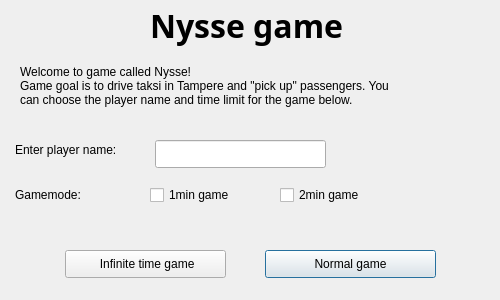
<?xml version="1.0" encoding="UTF-8"?>
<ui version="4.0">
 <class>DialogGameSettings</class>
 <widget class="QDialog" name="DialogGameSettings">
  <property name="geometry">
   <rect>
    <x>0</x>
    <y>0</y>
    <width>500</width>
    <height>300</height>
   </rect>
  </property>
  <property name="windowTitle">
   <string>Dialog</string>
  </property>
  <property name="layoutDirection">
   <enum>Qt::LeftToRight</enum>
  </property>
  <widget class="QPushButton" name="normalGameButton">
   <property name="geometry">
    <rect>
     <x>265</x>
     <y>250</y>
     <width>171</width>
     <height>28</height>
    </rect>
   </property>
   <property name="text">
    <string>Normal game</string>
   </property>
  </widget>
  <widget class="QPushButton" name="infiniteGameButton">
   <property name="geometry">
    <rect>
     <x>65</x>
     <y>250</y>
     <width>161</width>
     <height>28</height>
    </rect>
   </property>
   <property name="text">
    <string> Infinite time game</string>
   </property>
  </widget>
  <widget class="QLabel" name="label">
   <property name="geometry">
    <rect>
     <x>150</x>
     <y>-10</y>
     <width>200</width>
     <height>71</height>
    </rect>
   </property>
   <property name="font">
    <font>
     <family>Overpass</family>
     <pointsize>24</pointsize>
     <weight>75</weight>
     <bold>true</bold>
    </font>
   </property>
   <property name="text">
    <string>Nysse game</string>
   </property>
  </widget>
  <widget class="QLabel" name="label_2">
   <property name="geometry">
    <rect>
     <x>15</x>
     <y>180</y>
     <width>90</width>
     <height>30</height>
    </rect>
   </property>
   <property name="text">
    <string>Gamemode: </string>
   </property>
  </widget>
  <widget class="QLabel" name="label_3">
   <property name="geometry">
    <rect>
     <x>15</x>
     <y>140</y>
     <width>161</width>
     <height>20</height>
    </rect>
   </property>
   <property name="text">
    <string>Enter player name:</string>
   </property>
  </widget>
  <widget class="QLineEdit" name="lineEdit">
   <property name="geometry">
    <rect>
     <x>155</x>
     <y>140</y>
     <width>171</width>
     <height>28</height>
    </rect>
   </property>
   <property name="text">
    <string/>
   </property>
  </widget>
  <widget class="QCheckBox" name="checkBox1min">
   <property name="geometry">
    <rect>
     <x>150</x>
     <y>180</y>
     <width>100</width>
     <height>30</height>
    </rect>
   </property>
   <property name="text">
    <string>1min game</string>
   </property>
  </widget>
  <widget class="QCheckBox" name="checkBox2min">
   <property name="geometry">
    <rect>
     <x>280</x>
     <y>180</y>
     <width>100</width>
     <height>30</height>
    </rect>
   </property>
   <property name="text">
    <string>2min game</string>
   </property>
  </widget>
  <widget class="QLabel" name="label_4">
   <property name="geometry">
    <rect>
     <x>20</x>
     <y>50</y>
     <width>471</width>
     <height>71</height>
    </rect>
   </property>
   <property name="text">
    <string>Welcome to game called Nysse! 
Game goal is to drive taksi in Tampere and &quot;pick up&quot; passengers. You 
can choose the player name and time limit for the game below.</string>
   </property>
  </widget>
 </widget>
 <resources/>
 <connections/>
</ui>
